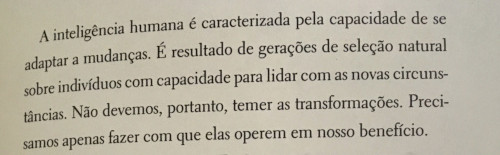
#> input picture OCR_with_Python/Images/page-book.jpg, 500 x 155 px
$ jupyter execute section-03-03.ipynb   (shell and % lines are left out)
#> lines starting #> are read from the running program, lines starting #| are printed output that depends on the picture; after the words box and inside, x2 and y2 are one past the last pixel; in counts of white or black regions, pixels touching at a corner belong together
[cell 1]
# Thresholding
import cv2
from pytesseract import Output, pytesseract
import numpy as np
from PIL import Image
import matplotlib.pyplot as plt

[cell 2]
img = cv2.imread('./OCR_with_Python/Images/page-book.jpg')
#> img is the input picture: shape (155, 500, 3); mean B, G, R 162.2, 177.8, 183.6
plt.imshow(img)

[cell 3]
gray_img = cv2.cvtColor(img, cv2.COLOR_BGR2GRAY)
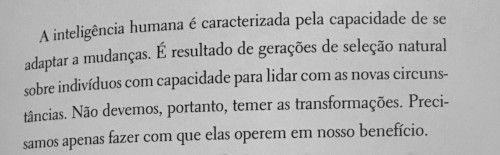
#> gray_img: shape (155, 500); min 17, max 215, mean 177.7
plt.imshow(gray_img, cmap='gray')

[cell 4]
value, thresh = cv2.threshold(gray_img, 127, 255, cv2.THRESH_BINARY)
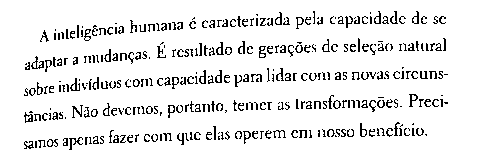
#> thresh: shape (155, 500); 91.3% white; black in thin lines or dots, all inside (x1, y1, x2, y2) = (24, 11, 448, 150)
plt.imshow(thresh, cmap='gray')

[cell 5]
value

[cell 6]
value, thresh = cv2.threshold(gray_img, 180, 255, cv2.THRESH_BINARY)
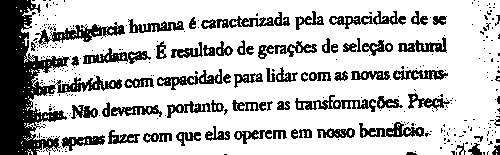
#> thresh: shape (155, 500); 75.9% white; 336 black regions (268 under 20 px), largest, box (x1, y1, x2, y2) and area: (0, 0, 122, 155) 6358, (35, 22, 125, 45) 731, (201, 12, 290, 29) 544
plt.imshow(thresh, cmap='gray')

[cell 7]
value, thresh = cv2.threshold(gray_img, 140, 255, cv2.THRESH_BINARY)
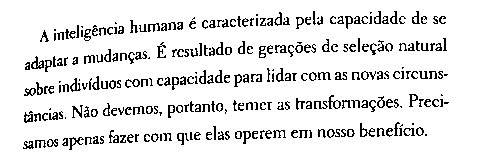
#> thresh: shape (155, 500); 89.9% white; black in thin lines or dots, all inside (x1, y1, x2, y2) = (23, 11, 449, 150)
plt.imshow(thresh, cmap='gray')

$ run again, with OCR_with_Python/Images/book01.jpg copied over OCR_with_Python/Images/page-book.jpg
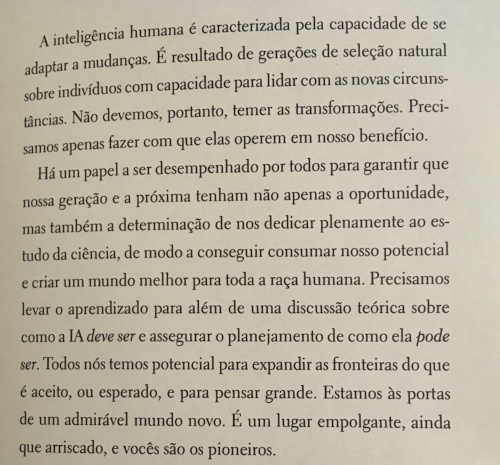
#> input picture OCR_with_Python/Images/book01.jpg, 500 x 465 px
#> img is the input picture: shape (465, 500, 3); mean B, G, R 164.1, 180.2, 186.4
#> `value, thresh = cv2.threshold(gray_img, 127, 255, cv2.THRESH_BINARY)`:
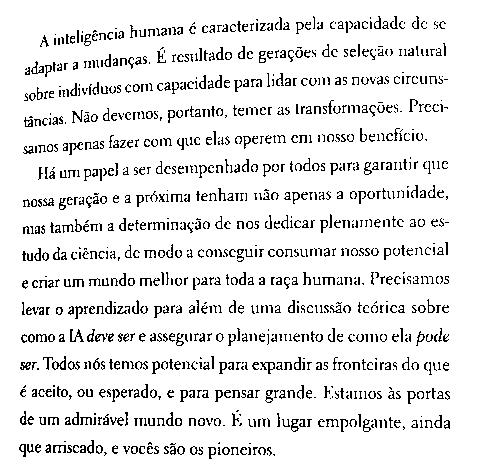
#> thresh: shape (465, 500); 90.8% white; black in thin lines or dots, all inside (x1, y1, x2, y2) = (19, 16, 450, 459)
#> `value, thresh = cv2.threshold(gray_img, 140, 255, cv2.THRESH_BINARY)`:
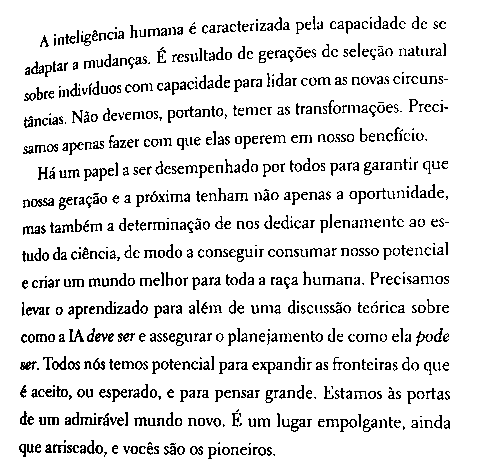
#> thresh: shape (465, 500); 89.3% white; black in thin lines or dots, all inside (x1, y1, x2, y2) = (19, 16, 450, 459)

$ run again, with OCR_with_Python/Images/book02.jpg copied over OCR_with_Python/Images/page-book.jpg
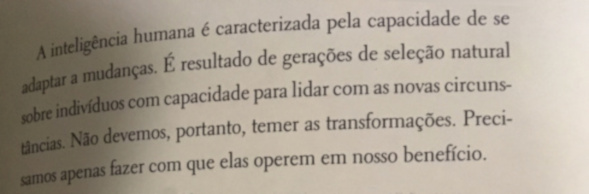
#> input picture OCR_with_Python/Images/book02.jpg, 589 x 194 px
#> img is the input picture: shape (194, 589, 3); mean B, G, R 147.2, 160.9, 170.4
#> `value, thresh = cv2.threshold(gray_img, 127, 255, cv2.THRESH_BINARY)`:
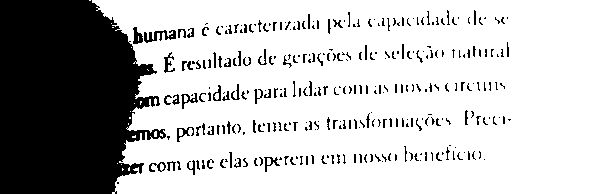
#> thresh: shape (194, 589); 73.4% white; 308 black regions (220 under 20 px), largest, box (x1, y1, x2, y2) and area: (0, 0, 166, 194) 25212, (144, 30, 176, 43) 201, (133, 27, 143, 44) 107
#> `value, thresh = cv2.threshold(gray_img, 140, 255, cv2.THRESH_BINARY)`:
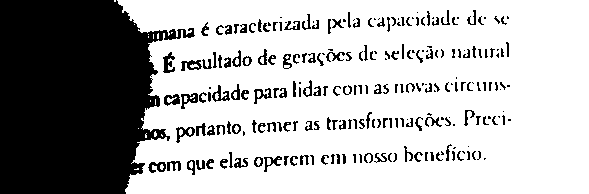
#> thresh: shape (194, 589); 69.3% white; 232 black regions (72 under 20 px), largest, box (x1, y1, x2, y2) and area: (0, 0, 195, 194) 28077, (163, 52, 175, 73) 143, (181, 60, 202, 71) 131
